Frame 1 (no input): blank canvas, image omitted
Frame 60 (the mouse pressed at the canvas centre just before this capture): blank canvas, image omitted
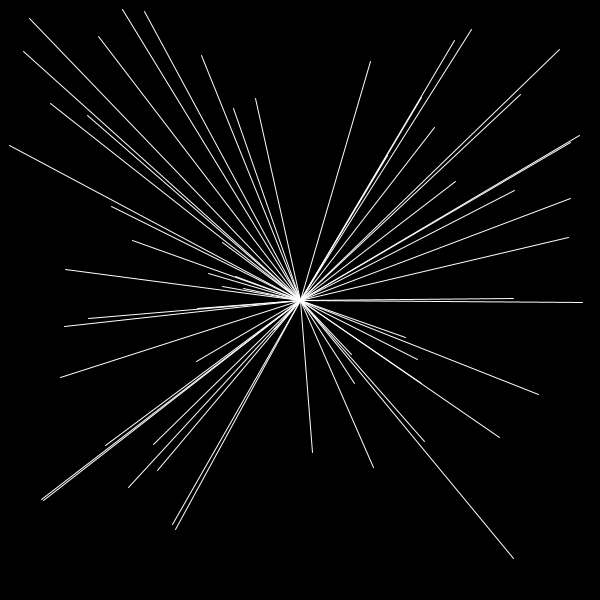
Frame 120 (the mouse held since frame 60 and released just before this capture)

The Processing sketch whose frames 1 and 60 were blank and that drew this single picture after the mouse press (run headless with seeded random() and noise(); from frame 60 on, the mouse is pressed at the canvas centre):

// Processing sketch: processing_149022
// ── processing_149022.pde


void setup()
{
  size(600, 600);
  background(0);
}

void draw()
{
  stroke(255, 255, 255);
  
  if (mousePressed)
  {  
    line( random(width), random(height), mouseX, mouseY);
  }

  
}
